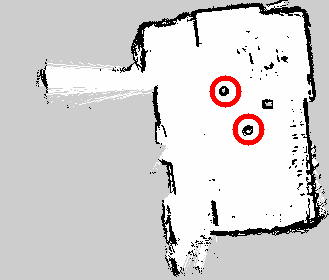
#> input picture marked_maps/arena_map_barrels.ppm, 329 x 280 px
$ python -i offline_barrel_marker.py   (imports and definitions only)   (older library calls are emulated)
#> lines starting #> are read from the running program, lines starting #| are printed output that depends on the picture
#> further down, picture is the input picture: shape (280, 329, 3); mean B, G, R 210.3, 210.3, 212.6
import argparse
import math
import os
import time
from collections import deque
from dataclasses import dataclass
from typing import Dict, Iterable, List, Optional, Sequence, Tuple

import cv2
import numpy as np
import yaml


DEFAULT_OCCUPIED_THRESHOLD = 50
DEFAULT_FREE_THRESHOLD = 25
DEFAULT_DETECTION_SENSITIVITY = 50.0


DEFAULT_DETECTOR_PARAMS = {
    'min_score': 0.55,
    'min_diameter': 0.0,
    'max_diameter': 0.0,
    'min_radius_pixels': 3,
    'hough_param2': 10.0,
    'merge_distance': 0.45,
    'min_roundness': 0.55,
    'min_minor_major_ratio': 0.50,
    'min_circularity': 0.15,
    'max_corner_fill_ratio': 0.90,
    'max_bounding_box_fill_ratio': 0.90,
    'min_free_ring_ratio': 0.65,
    'max_occupied_ring_ratio': 0.20,
    'max_unknown_ring_ratio': 0.35,
    'min_circle_support_ratio': 0.75,
    'max_center_occupied_ratio': 0.85,
    'max_radial_cv': 0.32,
    'max_straight_edge_ratio': 0.80,
    'max_square_corner_ratio': 0.36,
    'min_hough_component_roundness': 0.75,
    'max_hough_component_corner_fill': 0.70,
    'min_border_clearance': 0.35,
    'max_context_occupied_ratio': 0.04,
    'allow_wall_touching': True,
    'max_wall_touch_context_occupied_ratio': 0.30,
    'max_wall_touch_occupied_ring_ratio': 0.45,
    'max_wall_touch_angle_ratio': 0.45,
    'min_wall_touch_longest_run_ratio': 0.60,
    'enable_auxiliary_classifiers': True,
    'min_auxiliary_score': 0.78,
    'max_auxiliary_blob_diameter': 0.90,
    'min_auxiliary_blob_area': 20,
    'enable_reference_classifier': True,
    'reference_classifier_threshold': 0.47,
}


@dataclass
class MapInfo:
    image_path: str
    resolution: float
    origin_x: float
    origin_y: float
    origin_yaw: float
    negate: int
    occupied_thresh: float
    free_thresh: float


@dataclass
class ImageMap:
    width: int
    height: int
    pixels: List[int]


@dataclass
class BarrelCandidate:
    center_x: float
    center_y: float
    diameter: float
    width_x: float
    width_y: float
    occupied_cells: int
    roundness: float
    circularity: float
    corner_fill_ratio: float
    bounding_box_fill_ratio: float
    fill_ratio: float
    free_ring_ratio: float
    occupied_ring_ratio: float
    unknown_ring_ratio: float
    circle_support_ratio: float
    center_occupied_ratio: float
    radial_cv: float
    straight_edge_ratio: float
    square_corner_ratio: float
    score: float


@dataclass
class ReferencePatchClassifier:
    positives: np.ndarray
    negatives: np.ndarray


REFERENCE_CLASSIFIER: Optional[ReferencePatchClassifier] = None


# [362 lines left out: functions parse_args, load_map_info, load_pgm, read_token, not called in this run]


def scale_pixel(value: int, max_value: int) -> int:
    return round(255 * value / max_value)


def occupancy_probability(pixel: int, info: MapInfo) -> float:
    color = pixel if info.negate else 255 - pixel
    return color / 255.0


# [581 lines left out: functions detect_barrels, detect_reference_classified_barrels, get_reference_classifier, reference_map_path, reference_map_info, extract_blue_reference_circles and 7 more, not called in this run]


def clamp(value: float, minimum: float, maximum: float) -> float:
    return max(minimum, min(maximum, value))


# [325 lines left out: functions detect_hough_barrels, detect_auxiliary_barrels, subtract_wall_like_components, detect_contour_blob_candidates, detect_template_blob_candidates, auxiliary_blob_to_candidate and 1 more, not called in this run]


def hough_proposal_images(occupied_image: np.ndarray) -> List[np.ndarray]:
    blurred = cv2.medianBlur(occupied_image, 5)
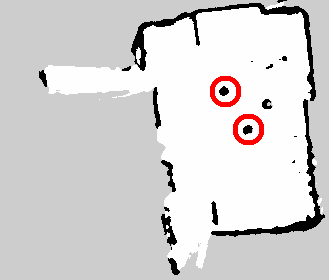
#> blurred: shape (280, 329, 3); mean B, G, R 212, 212, 214.3
    _, occupied_mask = cv2.threshold(occupied_image, 160, 255, cv2.THRESH_BINARY)
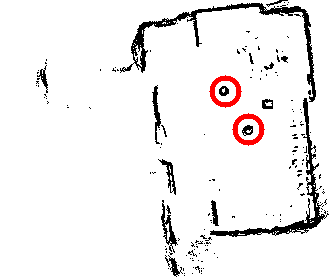
#> occupied_mask: shape (280, 329, 3); mean B, G, R 238.7, 238.7, 241.1
    kernel = cv2.getStructuringElement(cv2.MORPH_ELLIPSE, (5, 5))
    closed = cv2.morphologyEx(occupied_mask, cv2.MORPH_CLOSE, kernel, iterations=1)
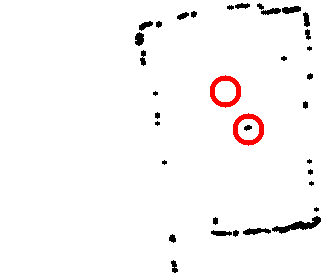
#> closed: shape (280, 329, 3); mean B, G, R 247.7, 247.7, 250.1
    filled = fill_enclosed_regions(closed)
    filled_edges = cv2.Canny(filled, 50, 150)
    return [
        blurred,
        cv2.medianBlur(closed, 5),
        cv2.GaussianBlur(filled_edges, (5, 5), 0),
    ]


def fill_enclosed_regions(mask: np.ndarray) -> np.ndarray:
    flood = mask.copy()
#> (the run stopped early here; a loop or call above may not have finished)

$ run again, on marked_maps/new_map_fr_barrels.ppm
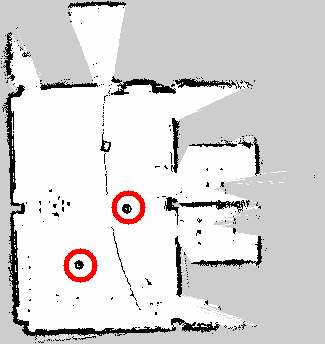
#> input picture marked_maps/new_map_fr_barrels.ppm, 325 x 344 px
#> picture is the input picture: shape (344, 325, 3); mean B, G, R 213.5, 213.5, 215.6
#> in hough_proposal_images, `_, occupied_mask = cv2.threshold(occupied_image, 160, 255, cv2.THRESH_..`:
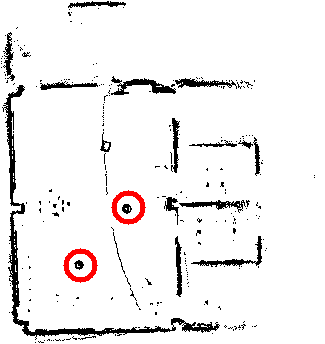
#> occupied_mask: shape (344, 325, 3); mean B, G, R 237.9, 237.9, 240
#> in hough_proposal_images, `closed = cv2.morphologyEx(occupied_mask, cv2.MORPH_CLOSE, kernel, iter..`:
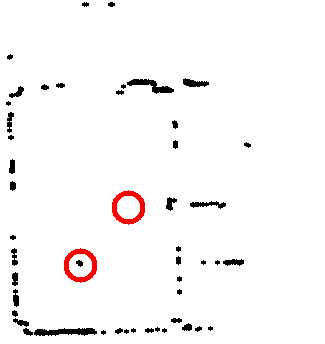
#> closed: shape (344, 325, 3); mean B, G, R 247, 247, 249.1
